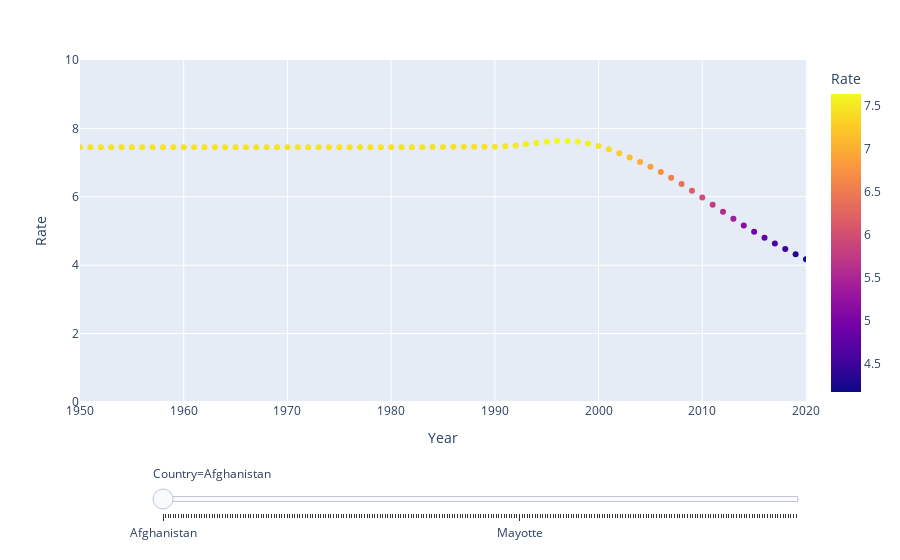

Notebook cell for this chart:
### Markdown cell above
Interesting view of the fertility rate of the United States year over year. It seems to be oscilating in a the 1-2 range since around 1980. Going to make a visualization below that has a slider to select a specific country to have their fertility rate plotted YoY like above

### Code cell
import plotly.express as px

# Neat little visualization of fertility rate for a selected country
# Source: https://plotly.com/python/sliders/
# Source: https://plotly.com/python/line-and-scatter/
fig = px.scatter(fertility, x="Year", y="Rate", animation_frame="Country", animation_group="Year",
                 range_x=[1950,2020], range_y=[0,10],color='Rate')

fig["layout"].pop("updatemenus") # optional, drop animation buttons
fig.show()
